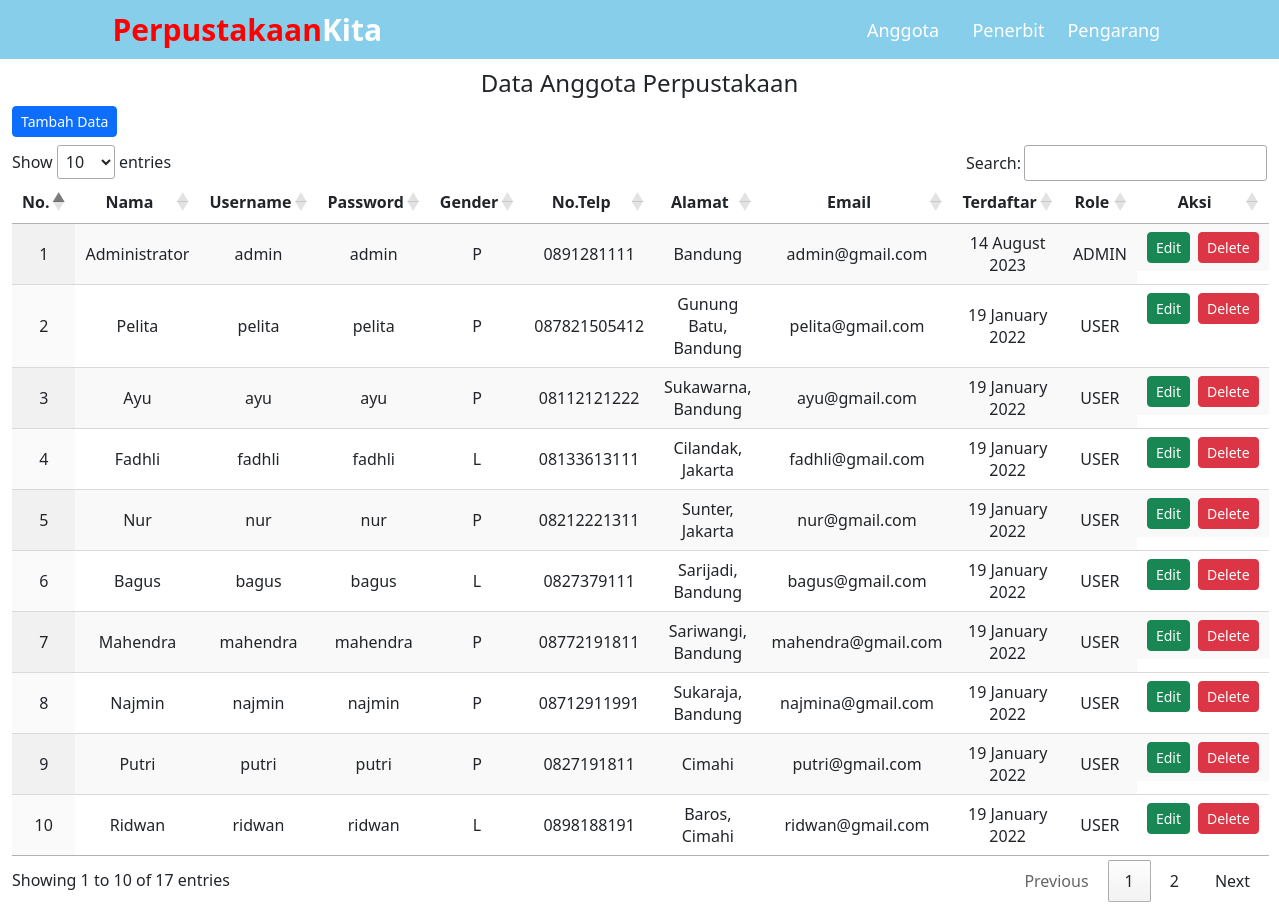
Screenshot of /sesi29/index.php with the database file from the repository.
### tables this page shows
CREATE TABLE `anggota` (
  `id_anggota` int(11) NOT NULL,
  `nama` varchar(255) NOT NULL,
  `username` varchar(32) NOT NULL,
  `password` varchar(64) NOT NULL,
  `sex` char(1) NOT NULL,
  `telp` varchar(15) NOT NULL,
  `alamat` varchar(255) NOT NULL,
  `email` varchar(255) NOT NULL,
  `tgl_entry` timestamp NOT NULL DEFAULT current_timestamp() ON UPDATE current_timestamp(),
  `role` varchar(12) NOT NULL DEFAULT 'USER'
);

### sesi29/index.php (the view, shortened to what this page needs)
<?php
include "config.php";
$members = mysqli_query($connection, "SELECT * FROM anggota");
?>
<html lang="en">
<head>
    <link href="https://cdn.jsdelivr.net/npm/bootstrap@5.3.2/dist/css/bootstrap.min.css" rel="stylesheet">
    <link rel="stylesheet" href="https://cdn.datatables.net/1.13.7/css/jquery.dataTables.css" />
    <link rel="stylesheet" href="css/styleku.css">
</head>
<body>
    <div id="navbar" style="display: flex;">
        <div class="col-md-1"></div>
        <div id="logo" class="col-md-7"><a href="index.php">Perpustakaan<span>Kita</span></a></div>
        <div id="menu" class="col-md-1 text-center"><a href="index.php">Anggota</a></div>
        <div id="menu" class="col-md-1 text-center"><a href="penerbit.php">Penerbit</a></div>
        <div id="menu" class="col-md-1 text-center"><a href="pengarang.php">Pengarang</a></div>
        <div class="col-md-1"></div>
    </div>
    <h4 class="text-center">Data Anggota Perpustakaan</h4>
    <div class="container-fluid mb-2">
        <a class="btn btn-primary btn-sm mb-2" href="tambah_anggota.php">Tambah Data</a>
            <table id="myTable" class="display">
                <thead>
                    <tr>
                        <th class="text-center">No.</th>
                        <th class="text-center">Nama</th>
                        <th class="text-center">Username</th>
                        <th class="text-center">Password</th>
                        <th class="text-center">Gender</th>
                        <th class="text-center">No.Telp</th>
                        <th class="text-center">Alamat</th>
                        <th class="text-center">Email</th>
                        <th class="text-center">Terdaftar</th>
                        <th class="text-center">Role</th>
                        <th class="text-center">Aksi</th>
                    </tr>
                </thead>
                <tbody>
                    <?php
                    $no = 1;
                    while($member = mysqli_fetch_array($members)){
                        if ($no % 2 == 0) { ?>
                            <tr class="text-center">
                                <td><?php echo $no ?></td>
                                <td><?php echo $member["nama"] ?></td>
                                <td><?php echo $member["username"] ?></td>
                                <td><?php echo $member["password"] ?></td>
                                <td><?php echo $member["sex"] ?></td>
                                <td><?php echo $member["telp"] ?></td>
                                <td><?php echo $member["alamat"] ?></td>
                                <td><?php echo $member["email"] ?></td>
                                <td><?php echo date("d F Y",strtotime($member["tgl_entry"]))?></td>
                                <td><?php echo $member["role"] ?></td>
                                <td class="d-flex">
                                    <a href="edit_anggota.php?id=<?php echo $member["id_anggota"]?>" class="btn btn-success btn-sm">Edit</a>
                                    <a href="delete_anggota.php?id=<?php echo $member["id_anggota"]?>" class="btn btn-danger btn-sm ms-2" onclick="return confirm('Are you sure you want to delete this item?');">Delete</a>
                                </td>
                            </tr>
                        <?php } else {?>
                            <tr class="text-center">
                                <td><?php echo $no ?></td>
                                <td><?php echo $member["nama"] ?></td>
                                <td><?php echo $member["username"] ?></td>
                                <td><?php echo $member["password"] ?></td>
                                <td><?php echo $member["sex"] ?></td>
                                <td><?php echo $member["telp"] ?></td>
                                <td><?php echo $member["alamat"] ?></td>
                                <td><?php echo $member["email"] ?></td>
                                <td><?php echo date("d F Y",strtotime($member["tgl_entry"]))?></td>
                                <td><?php echo $member["role"] ?></td>
                                <td class="d-flex">
                                    <a href="edit_anggota.php?id=<?php echo $member["id_anggota"]?>" class="btn btn-success btn-sm">Edit</a>
                                    <a href="delete_anggota.php?id=<?php echo $member["id_anggota"]?>" class="btn btn-danger btn-sm ms-2" onclick="return confirm('Are you sure you want to delete this item?');">Delete</a>
                                </td>
                            </tr>
                        <?php } ?>
                    <?php $no++ ?>
                    <?php } ?>
                </tbody>
            </table>
    </div>
</body>
</html>

### sesi29/css/styleku.css (style rules this page uses)
#navbar { display: flex; background-color: skyblue; padding: 7px; margin-bottom: 10px; }
#navbar a { text-decoration: none; }
#logo { font-weight: 700; font-size: 30px; }
#logo a { color: red; }
#logo a span { color: white; }
#menu { margin-top: 10px; font-weight: 500; font-size: 18px; }
#menu a { color: white; }

### rows the page displays
anggota: nama "Administrator", username "admin", password "admin", sex "P", telp "0891281111", alamat "Bandung", email "admin@gmail.com", tgl_entry "14 August 2023", role "ADMIN"
anggota: nama "Pelita", username "pelita", password "pelita", sex "P", telp "087821505412", alamat "Gunung Batu, Bandung", email "pelita@gmail.com", tgl_entry "19 January 2022", role "USER"
anggota: nama "Ayu", username "ayu", password "ayu", sex "P", telp "08112121222", alamat "Sukawarna, Bandung", email "ayu@gmail.com", tgl_entry "19 January 2022", role "USER"
anggota: nama "Fadhli", username "fadhli", password "fadhli", sex "L", telp "08133613111", alamat "Cilandak, Jakarta", email "fadhli@gmail.com", tgl_entry "19 January 2022", role "USER"
anggota: nama "Nur", username "nur", password "nur", sex "P", telp "08212221311", alamat "Sunter, Jakarta", email "nur@gmail.com", tgl_entry "19 January 2022", role "USER"
anggota: nama "Bagus", username "bagus", password "bagus", sex "L", telp "0827379111", alamat "Sarijadi, Bandung", email "bagus@gmail.com", tgl_entry "19 January 2022", role "USER"
anggota: nama "Mahendra", username "mahendra", password "mahendra", sex "P", telp "08772191811", alamat "Sariwangi, Bandung", email "mahendra@gmail.com", tgl_entry "19 January 2022", role "USER"
anggota: nama "Najmin", username "najmin", password "najmin", sex "P", telp "08712911991", alamat "Sukaraja, Bandung", email "najmina@gmail.com", tgl_entry "19 January 2022", role "USER"
anggota: nama "Putri", username "putri", password "putri", sex "P", telp "0827191811", alamat "Cimahi", email "putri@gmail.com", tgl_entry "19 January 2022", role "USER"
anggota: nama "Ridwan", username "ridwan", password "ridwan", sex "L", telp "0898188191", alamat "Baros, Cimahi", email "ridwan@gmail.com", tgl_entry "19 January 2022", role "USER"
